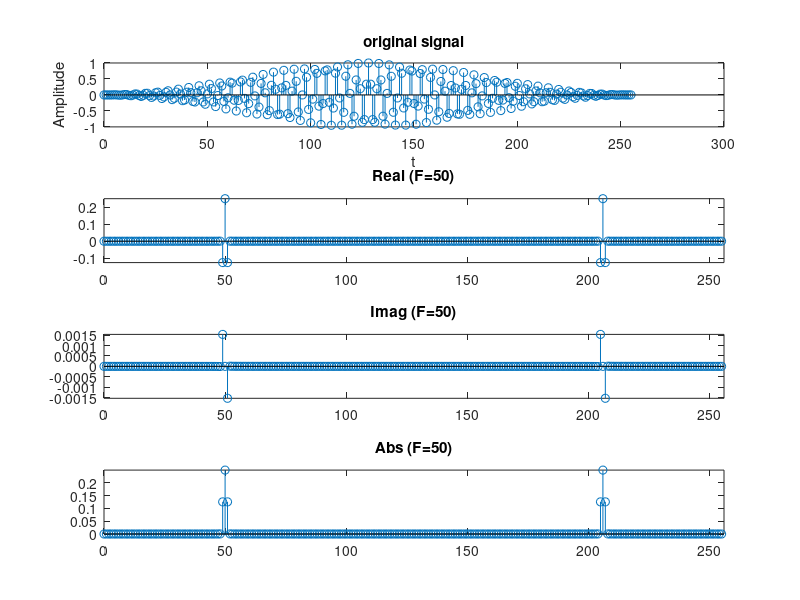

Write MATLAB code to recreate this figure.
%Aufgabe 3 -Untersuchung der DFT

M = 256;



FVec = [15 15.25 15.5 50];

for F = FVec
    %Generate signal
    t = 0 : M - 1;
    x = cos(2*pi*F*t/M);
    
    win = hann(M)';
    x = x .* win;
    
    
    
    %Perform fft
    X = fft(x);
    X = X / length(X);
    
    %plot real/imaginary

    subplot(4, 1, 1);
        stem(t, x);
        title('original signal');
        xlabel(sprintf('t'));
        ylabel('Amplitude');
    
    subplot(4, 1, 2);
        stem(t, real(X));
        title(strcat('Real (F=', num2str(F), ')'));
        axis([0 256 -inf inf]);
    
    subplot(4, 1, 3);
        %plot(t, imag(X), 'bx', t, imag(X), 'b');
        stem(t, imag(X));
        title(strcat('Imag (F=', num2str(F), ')'));
        axis([0 256 -inf inf]);

  subplot(4, 1, 4);
        %plot(t, abs(X), 'bx', t, abs(X), 'b');
        stem(t, abs(X));
        title(strcat('Abs (F=', num2str(F), ')'));
        axis([0 256 -inf inf]);
        
  pause;
end